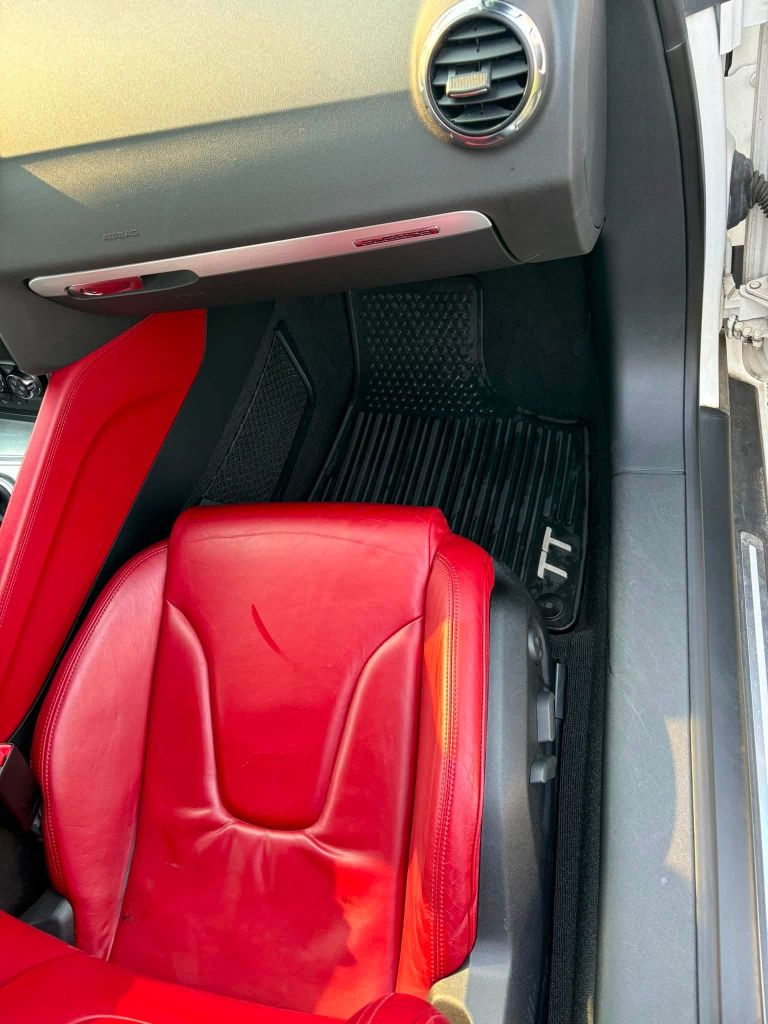
#> input picture assets/audi-before-mat.jpg, 1536 x 2048 px (shown at 1/2 size); its folder holds 4 pictures in this run
$ python tools-resize-images.py
#> lines starting #> are read from the running program, lines starting #| are printed output that depends on the picture
#!/usr/bin/env python3
"""Regenerate the responsive image set in assets/.

Every photo on the site is served through <picture> with a srcset of widths, so
a phone pulls a 400px file where it used to pull a 900px one. This script is
what builds that set: point it at the full-size masters (the unsuffixed .jpg
and .png files) and it writes assets/NAME-WIDTH.webp and NAME-WIDTH.jpg beside
them.

Run it after replacing any master — a new photo of Ava, a fresh Google map, new
job photos:

    python3 tools-resize-images.py

Nothing else in the project needs a build step, and this is not one either: the
site works from the files already in assets/. This just saves doing it by hand.
"""
from PIL import Image
import glob, os, re

WEBP_Q, JPEG_Q = 72, 78          # q~80 was the old set; 72 is ~27% smaller, no visible change
STEPS = [400, 640, 900, 1280]

masters = [f for f in glob.glob('assets/*.jpg') + glob.glob('assets/*.png')
           if not re.search(r'-\d+\.(jpg|png)$', f)
           and not os.path.basename(f).startswith(('icon-', 'apple-touch'))]

for m in sorted(masters):
    stem = re.sub(r'\.(jpg|png)$', '', m)
    im = Image.open(m).convert('RGB')
#> im is the input picture: PIL image 1536x2048 RGB; mean R, G, B 139, 83.2, 87.4
    w0, h0 = im.size
#> w0 = 1536; h0 = 2048
    widths = sorted({w for w in STEPS if w < w0} | {w0})
#> widths = [400, 640, 900, 1280, 1536]
    for w in widths:
        r = im.resize((w, round(h0 * w / w0)), Image.LANCZOS)
        r.save(f'{stem}-{w}.webp', 'WEBP', quality=WEBP_Q, method=6)
        r.save(f'{stem}-{w}.jpg', 'JPEG', quality=JPEG_Q, optimize=True, progressive=True)
#> this loop made 5 passes
#> pass 1, `r = im.resize((w, round(h0 * w / w0)), Image.LANCZOS)`:
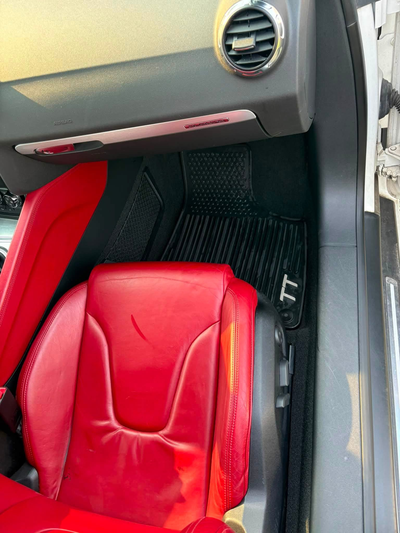
#> r: PIL image 400x533 RGB; mean R, G, B 139, 83.2, 87.4
    print(f'{os.path.basename(stem):22} {w0}x{h0} -> {widths}')
#| audi-before-mat        1536x2048 -> [400, 640, 900, 1280, 1536]
